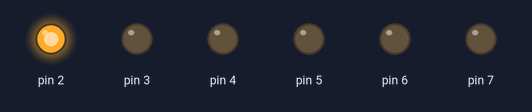
Bench run of a sketch on a simulated Arduino Uno, built with avr-gcc and run on an emulated ATmega328P. Shown: output pins drawn as LEDs (lit = HIGH). What the sketch prints to the serial monitor is not drawn.

Above: at 0.05 s.
At 0.35 s:
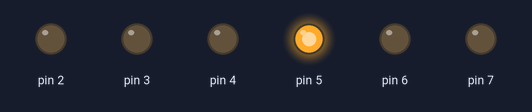
At 0.95 s:
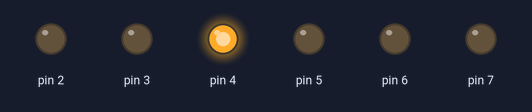
At 1.35 s:
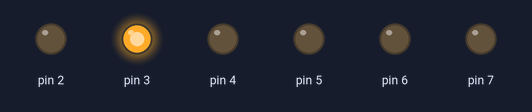
At 1.8 s:
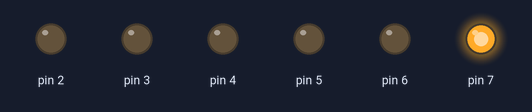
At 2.85 s:
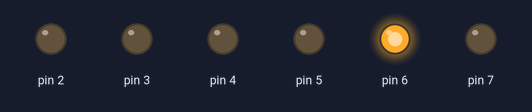
Timing chart, 0 to 3.1 s (numbered marks = the images above):
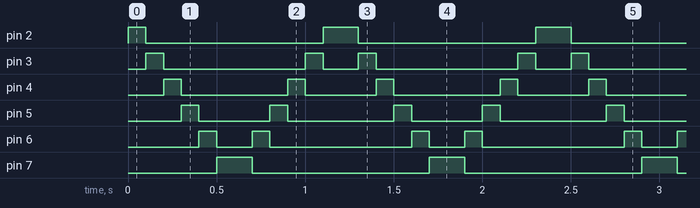

Measured:
- by itself, pin 2: repeats every 1.2 s: LOW 1.0 s, HIGH 0.20 s
- by itself, pin 3: repeats every 1.2 s: LOW 0.80 s, HIGH 0.10 s, LOW 0.20 s, HIGH 0.10 s
- by itself, pin 4: repeats every 1.2 s: LOW 0.60 s, HIGH 0.10 s, LOW 0.40 s, HIGH 0.10 s
- by itself, pin 5: repeats every 1.2 s: LOW 0.40 s, HIGH 0.10 s, LOW 0.60 s, HIGH 0.10 s
- by itself, pin 6: repeats every 1.2 s: LOW 0.20 s, HIGH 0.10 s, LOW 0.80 s, HIGH 0.10 s
- by itself, pin 7: alternates HIGH for 0.20 s and LOW for 1.0 s

The sketch:

malli_may_5.ino
```cpp
/*
 Name:		malli_may_5.ino
 Created:	5/5/2020 4:15:47 PM
 Author:	OmegaKiller
*/
int timer = 100;
// the setup function runs once when you press reset or power the board
void setup() {
    Serial.begin(9600);
    for (int i = 2; i < 8; i++)
    {
        Serial.println(i);
       pinMode(i, OUTPUT);
    }
}

// the loop function runs over and over again until power down or reset
void loop() {
    for (int i = 2; i < 8; i++)
    {
        digitalWrite(i, HIGH);
        delay(timer);
        digitalWrite(i, LOW);
    }
    for (int i = 7; i >= 2; i--)
    {
        digitalWrite(i, HIGH);
        delay(timer);
        digitalWrite(i, LOW);
    }
}
```
